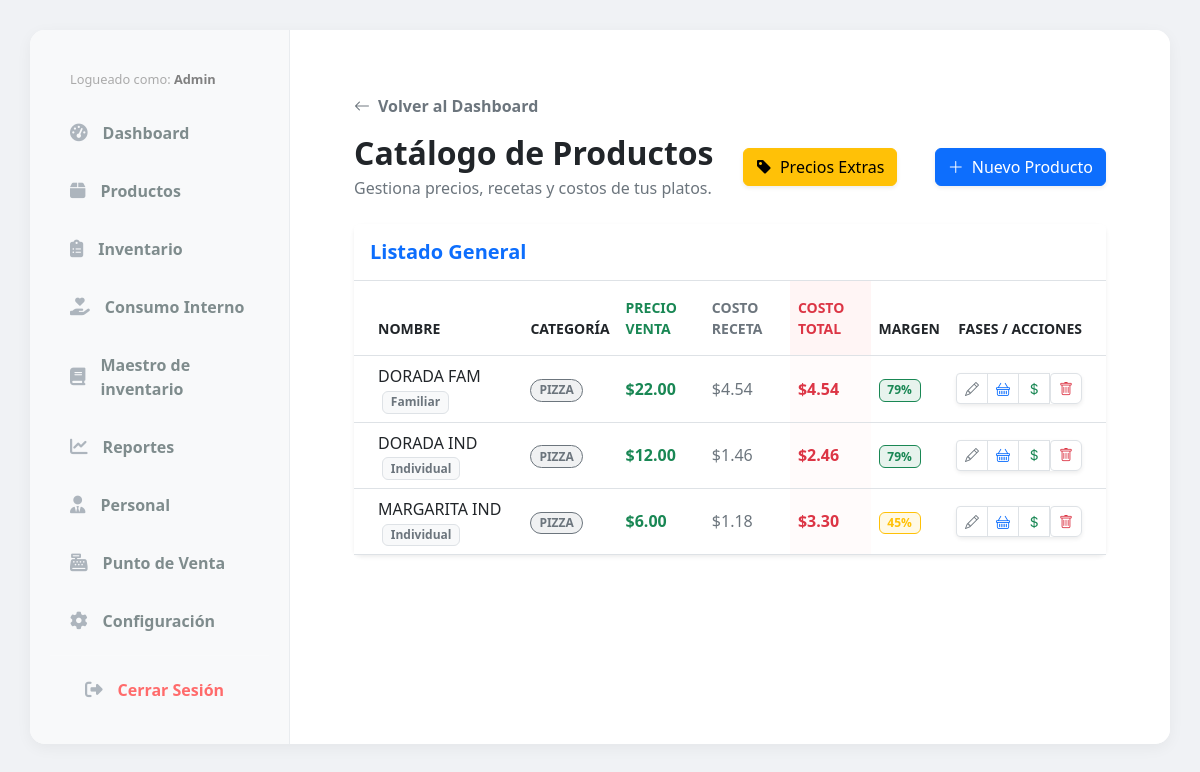
The page /productos/ (signed in) on the database its author committed.
### tables/models.py (models this page shows, shortened)
class Producto(models.Model):
    OPCIONES_TAMANO = [
        ('IND', 'Individual'),
        ('MED', 'Mediana'),
        ('FAM', 'Familiar'),
        ('UNI', 'Único/Bebida'),
    ]
    OPCIONES_IVA = [
        ('16.00', 'General (16%)'),
        ('8.00', 'Reducido (8%)'),
        ('31.00', 'Lujo (31%)'),
        ('0.00', 'Exento (0%)'),
    ]
    nombre = models.CharField(max_length=100)
    precio = models.DecimalField(max_digits=10, decimal_places=2, verbose_name="Precio Venta ($)")
    tamano = models.CharField(max_length=3, choices=OPCIONES_TAMANO, default='UNI')
    categoria = models.ForeignKey(Categoria, on_delete=models.CASCADE, related_name='productos')
    tasa_iva = models.DecimalField(
        max_digits=5,
        decimal_places=2,
        choices=OPCIONES_IVA,
        default='16.00',
        verbose_name="Alícuota IVA"
    )
    @property
    def margen_ganancia(self):
        if self.precio > 0:
            return (self.ganancia_estimada / self.precio) * 100
        return 0
    @property
    def costo_receta(self):
        total_costo = Decimal('0.00')
        for ingrediente in self.ingredientes.all():
            if ingrediente.insumo:
                total_costo += ingrediente.cantidad * ingrediente.insumo.costo_unitario
        return total_costo
    costo_materia_prima = models.DecimalField(max_digits=10, decimal_places=2, default=0.00, verbose_name="Costo Ingredientes ($)")
    @property
    def costo_indirectos_total(self):
        total = Decimal('0.00')
        for costo in self.costos_adicionales.all():
            total += costo.monto_calculado
        return total
    @property
    def costo_total_real(self):
        return self.costo_receta + self.costo_indirectos_total
    @property
    def ganancia_estimada(self):
        return self.precio - self.costo_total_real

class Categoria(models.Model):
    nombre = models.CharField(max_length=50) # Ej: IND, MED, FAM, BEBIDAS

class IngredienteProducto(models.Model):
    producto = models.ForeignKey(Producto, on_delete=models.CASCADE, related_name='ingredientes')
    insumo = models.ForeignKey(Insumo, on_delete=models.PROTECT, verbose_name="Insumo (Inventario)")
    cantidad = models.DecimalField(max_digits=10, decimal_places=4, help_text="Cantidad a descontar del inventario (Ej: 0.200 para 200g)")

class CostoAsignadoProducto(models.Model):
    producto = models.ForeignKey('Producto', on_delete=models.CASCADE, related_name='costos_adicionales')
    costo_adicional = models.ForeignKey(CostoAdicional, on_delete=models.PROTECT)
    valor_aplicado = models.DecimalField(max_digits=10, decimal_places=2, help_text="Valor específico para este producto")
    @property
    def monto_calculado(self):
        if self.costo_adicional.tipo == 'FIJO':
            return self.valor_aplicado
        else:
            return (self.valor_aplicado / 100) * self.producto.costo_receta

class CostoAdicional(models.Model):
    TIPOS_CALCULO = [
        ('FIJO', 'Monto Fijo ($)'),
        ('PORCENTAJE', '% del Costo de Receta'),
    ]
    nombre = models.CharField(max_length=100) # Ej: "Mano de Obra", "Gas", "Empaque"
    tipo = models.CharField(max_length=15, choices=TIPOS_CALCULO, default='FIJO')
    valor_defecto = models.DecimalField(max_digits=10, decimal_places=2, help_text="Ej: 0.50 para $0.50 o 10 para 10%")

### inventory/models.py (models this page shows, shortened)
class Insumo(models.Model):
    nombre = models.CharField(max_length=200)
    categoria = models.ForeignKey(CategoriaInsumo, on_delete=models.SET_NULL, null=True)
    unidad = models.ForeignKey(UnidadMedida, on_delete=models.PROTECT, verbose_name="Unidad Base")
    precio_venta_extra = models.DecimalField(max_digits=10, decimal_places=2, default=0.00, verbose_name="Precio de Venta Extra ($)")
    cantidad_porcion_extra = models.DecimalField(max_digits=10, decimal_places=4, default=0.00, help_text="Cantidad a descontar por cada extra vendido (Ej: 0.050 para 50g)")
    peso_standar = models.DecimalField(
        max_digits=12,
        decimal_places=3,
        default=1,
        verbose_name="Peso por Unidad de Compra (Gr/Ml)"
    )
    precio_mercado = models.DecimalField(max_digits=12, decimal_places=2, default=0, verbose_name="Costo de la Unidad ($)")
    merma_porcentaje = models.DecimalField(max_digits=5, decimal_places=2, default=0, verbose_name="% Merma")
    rendimiento = models.DecimalField(
        max_digits=12,
        decimal_places=3,
        default=1,
        verbose_name="Rendimiento (Cantidad Final Producida)"
    )
    costo_unitario = models.DecimalField(max_digits=12, decimal_places=6, default=0, verbose_name="Costo Real x Gramo")
    stock_actual = models.DecimalField(max_digits=12, decimal_places=3, default=0)
    stock_minimo = models.DecimalField(max_digits=12, decimal_places=3, default=500)
    es_insumo_compuesto = models.BooleanField(default=False)
    es_extra = models.BooleanField(
        default=False,
        verbose_name="¿Se vende como Extra?",
        help_text="Marca esta casilla si este ingrediente puede ser agregado como extra en un producto."
    )

### tables/views.py (the view)
# urls.py: path('productos/', views.product_list, name='product_list'),
@staff_member_required
def product_list(request):
    productos = Producto.objects.all().prefetch_related(
        'ingredientes__insumo',
        'costos_adicionales'
    ).order_by('nombre')
    return render(request, 'products/product_list.html', {'productos': productos})

### core/context_processors.py (called while the page is built)
def configuracion_global(request):
    return {
        'config': Configuracion.get_solo()
    }

### core/models.py (called while the page is built)
    @classmethod
    def get_solo(cls):
        obj, created = cls.objects.get_or_create(id=1)
        return obj

### tables/templates/products/product_list.html (shortened to what this page needs)
{% extends 'base.html' %}
{% block content %}
<link href="https://cdn.jsdelivr.net/npm/bootstrap@5.3.0/dist/css/bootstrap.min.css" rel="stylesheet">
<link rel="stylesheet" href="https://cdn.jsdelivr.net/npm/bootstrap-icons@1.11.1/font/bootstrap-icons.css">
<div class="container-fluid p-4">
    <div class="mb-3">
         <a href="{% url 'panel_control' %}" class="text-decoration-none text-secondary fw-bold d-inline-flex align-items-center gap-2">
            <i class="bi bi-arrow-left"></i> Volver al Dashboard
        </a>
    </div>
    <div class="d-flex justify-content-between align-items-center mb-4">
        <div>
            <h2 class="fw-bold text-dark mb-1">Catálogo de Productos</h2>
            <p class="text-secondary m-0">Gestiona precios, recetas y costos de tus platos.</p>
        </div>
        <a href="{% url 'manage_extras' %}" class="btn btn-warning shadow-sm me-2">
            <i class="bi bi-tag-fill me-2"></i>Precios Extras
        </a>
        <a href="{% url 'product_create' %}" class="btn btn-primary shadow-sm">
            <i class="bi bi-plus-lg me-2"></i>Nuevo Producto
        </a>
    </div>
    <div class="card border-0 shadow-sm rounded-3">
        <div class="card-header bg-white py-3 border-bottom">
            <h5 class="m-0 fw-bold text-primary">Listado General</h5>
        </div>
        <div class="card-body p-0">
            <div class="table-responsive">
                <table class="table table-hover align-middle mb-0">
                    <thead class="bg-light text-secondary small text-uppercase">
                        <tr>
                            <th class="ps-4 py-3">Nombre</th>
                            <th class="py-3">Categoría</th>
                            <th class="py-3 text-success">Precio Venta</th>
                            <th class="py-3 text-secondary">Costo Receta</th>
                            <th class="py-3 text-danger fw-bold" style="background-color: #fff5f5;">Costo Total</th>
                            <th class="py-3">Margen</th>
                            <th class="pe-4 py-3 text-end">Fases / Acciones</th>
                        </tr>
                    </thead>
                    <tbody>
                        {% for p in productos %}
                        <tr>
                            <td class="ps-4 fw-medium text-dark">
                                {{ p.nombre }}
                                {% if p.tamano != 'UNI' %}
                                    <span class="badge bg-light text-secondary border ms-1">{{ p.get_tamano_display }}</span>
                                {% endif %}
                            </td>
                            <td>
                                <span class="badge bg-secondary bg-opacity-10 text-secondary border border-secondary px-2 rounded-pill">
                                    {{ p.categoria.nombre }}
                                </span>
                            </td>
                            <td>
                                <span class="fw-bold text-success fs-6">${{ p.precio|floatformat:2 }}</span>
                            </td>
                            <td class="text-secondary">
                                ${{ p.costo_receta|floatformat:2 }}
                            </td>
                            <td class="fw-bold text-danger" style="background-color: #fffbfb;">
                                ${{ p.costo_total_real|floatformat:2 }}
                            </td>
                            <td>
                                {% with margen=p.margen_ganancia %}
                                    {% if margen > 50 %}
                                        <span class="badge bg-success bg-opacity-10 text-success border border-success">{{ margen|floatformat:0 }}%</span>
                                    {% elif margen > 30 %}
                                        <span class="badge bg-warning bg-opacity-10 text-warning border border-warning">{{ margen|floatformat:0 }}%</span>
                                    {% else %}
                                        <span class="badge bg-danger bg-opacity-10 text-danger border border-danger">{{ margen|floatformat:0 }}%</span>
                                    {% endif %}
                                {% endwith %}
                            </td>
                            <td class="pe-4 text-end">
                                <div class="btn-group shadow-sm" role="group">
                                    <a href="{% url 'product_edit_basic' pk=p.pk %}" class="btn btn-sm btn-white border" title="Datos Básicos">
                                        <i class="bi bi-pencil text-secondary"></i>
                                    </a>
                                    <a href="{% url 'recipe_manager' pk=p.pk %}" class="btn btn-sm btn-white border" title="Ingredientes">
                                        <i class="bi bi-basket text-primary"></i>
                                    </a>
                                    <a href="{% url 'product_pricing' pk=p.pk %}" class="btn btn-sm btn-white border" title="Costos y Precios">
                                        <i class="bi bi-currency-dollar text-success"></i>
                                    </a>
                                    <form action="{% url 'product_delete' pk=p.pk %}" method="POST" class="d-inline" onsubmit="return confirm('¿Eliminar {{ p.nombre }}?');">
                                        <button type="submit" class="btn btn-sm btn-white border text-danger rounded-end" title="Eliminar">
                                            <i class="bi bi-trash"></i>
                                        </button>
                                    </form>
                                </div>
                            </td>
                        </tr>
                        {% endfor %}
                    </tbody>
                </table>
            </div>
        </div>
    </div>
</div>
{% endblock %}

### templates/base.html (shortened to what this page needs)
{% load static %}
<!DOCTYPE html>
<html lang="es">
<head>
    <link rel="stylesheet" href="{% static 'css/style.css' %}">
    <link rel="stylesheet" href="https://cdnjs.cloudflare.com/ajax/libs/font-awesome/6.4.0/css/all.min.css">
</head>
<body class="light-theme">
    <div class="dashboard-layout">
        <div class="main-app-container card-style">
            <aside class="sidebar">
                <nav class="sidebar-nav">
                    <div style="padding: 10px 20px; color: #aaa; font-size: 0.8em;">
                            Logueado como: <strong style="color: grey;">{{ user.username|title }}</strong>
                    </div>
                    <a href="{% url 'panel_control' %}" class="sidebar-link">
                       <i class="fas fa-tachometer-alt"></i> Dashboard
                    </a>
                    <a href="{% url 'product_list' %}" class="sidebar-link">
                       <i class="fas fa-box"></i> Productos
                    </a>
                    <a href="{% url 'inventory_index' %}" class="sidebar-link">
                       <i class="fas fa-clipboard-list"></i> Inventario
                    </a>
                    <a href="{% url 'salidas_especiales' %}" class="sidebar-link">
                        <i class="fas fa-hand-holding-heart"></i> Consumo Interno
                    </a>
                    <a href="{% url 'maestro_list' %}" class="sidebar-link">
                        <i class="fas fa-book"></i> Maestro de inventario
                    </a>
                    <a href="{% url 'reportes_index' %}" class="sidebar-link">
                        <i class="fas fa-chart-line"></i> Reportes
                    </a>
                    {% if request.user.is_superuser or request.user.is_staff %}
                        <a href="{% url 'staff_list' %}" class="sidebar-link">
                        <i class="fas fa-user-tie"></i> Personal
                        </a>
                    {% endif %}
                    <a href="{% url 'index' %}" class="sidebar-link">
                       <i class="fas fa-cash-register"></i> Punto de Venta
                    </a>
                    <a href="{% url 'configuracion_menu' %}" class="sidebar-link">
                        <i class="fas fa-cog"></i> Configuración
                    </a>
                    <div style="margin-top: auto; border-top: 1px solid rgba(255,255,255,0.1); padding-top: 10px;">
                        <form action="{% url 'logout' %}" method="post" style="padding: 0 15px;">
                            <button type="submit" class="sidebar-link" style="background: none; border: none; width: 100%; text-align: left; color: #ff6b6b; cursor: pointer;">
                                <i class="fas fa-sign-out-alt"></i> Cerrar Sesión
                            </button>
                        </form>
                    </div>
                </nav>
            </aside>
            <main class="main-content-area">
                {% block content %}
                {% endblock %}
            </main>
        </div>
    </div>
</body>
</html>

### tables/static/css/style.css (style rules this page uses)
:root { --bg-color: #f4f7f6; --success-color: #28a745; --danger-color: #dc3545; --text-dark: #343a40; --card-text: white; }
*, *::before, *::after { box-sizing: border-box; }
body { margin: 0; font-family: -apple-system, BlinkMacSystemFont, "Segoe UI", Roboto, Helvetica, Arial, sans-serif; background-color: var(--bg-color); color: var(--text-dark); }
:root { --light-bg: #f0f2f5; --white-card: #ffffff; --primary-blue: #3498db; --light-blue-btn: #87CEEB; --text-gray: #7f8c8d; --shadow-soft: 0 4px 15px rgba(0,0,0,0.05); --border-radius-card: 15px; --border-radius-btn: 10px; }
body.light-theme { background-color: var(--light-bg); }
.card-style { background-color: var(--white-card); border-radius: var(--border-radius-card); box-shadow: var(--shadow-soft); padding: 20px; }
.dashboard-layout { min-height: 100vh; display: flex; justify-content: center; align-items: flex-start; padding: 30px; }
.main-app-container { display: flex; width: 100%; max-width: 1400px; padding: 0 !important; overflow: hidden; }
.sidebar { width: 260px; flex-shrink: 0; padding: 30px 20px; background-color: #f8f9fa; border-right: 1px solid #e9ecef; }
.sidebar-nav { display: flex; flex-direction: column; gap: 10px; }
.sidebar-link { display: flex; align-items: center; gap: 15px; text-decoration: none; color: var(--text-gray); font-weight: 600; padding: 12px 20px; border-radius: 10px; transition: all 0.2s ease; }
.sidebar-link i { font-size: 1.1rem; color: #adb5bd; transition: color 0.2s ease; }
.main-content-area { flex-grow: 1; padding: 40px; background-color: var(--white-card); }

### tables/templates/products/product_list.html (style rules this page uses)
.btn-white { background-color: #fff; border-color: #dee2e6; }

### rows shown on the page
Producto: nombre "DORADA FAM", tamano "Familiar", categoria.nombre "PIZZA", precio "22.00", costo_receta "4.54", costo_total_real "4.54", margen_ganancia "79"
Producto: nombre "DORADA IND", tamano "Individual", categoria.nombre "PIZZA", precio "12.00", costo_receta "1.46", costo_total_real "2.46", margen_ganancia "79"
Producto: nombre "MARGARITA IND", tamano "Individual", categoria.nombre "PIZZA", precio "6.00", costo_receta "1.18", costo_total_real "3.30", margen_ganancia "45"

### other values the page prints
{{ user.username|title }} "Admin"
